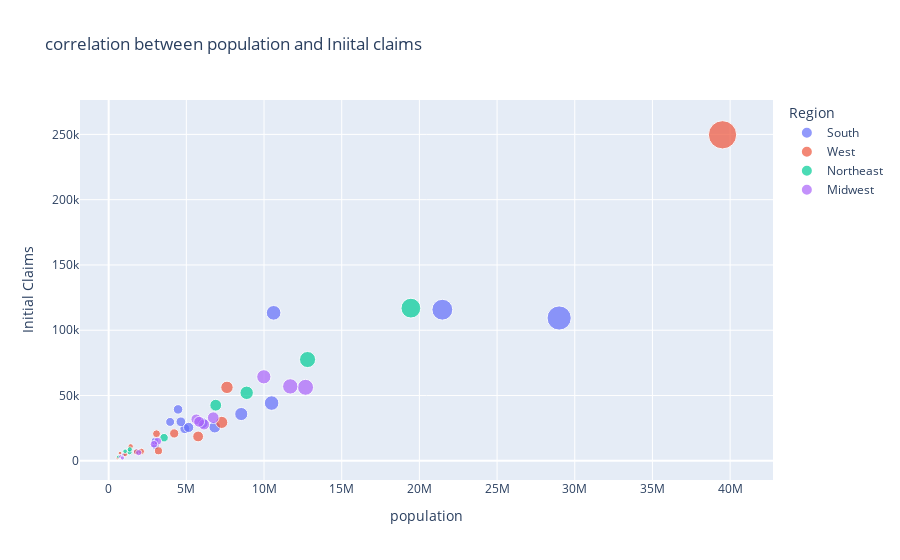

Source (notebook cell):
### Markdown cell above
## Initial Claims

### Population and claims correlations 

In the first graph, we plot the correlation between population and Initial claims from each state. 
- We see there is some sort of linear correlation, although we see there are lot of exceptions.
- For example, Georgia and North Carolina have comparable populations of just above 10 Million, yet the number of initial claims for georgia is more than twice that of North carolina.
- Also Texas, Florida, New York and Georgia have comparable number of Initial Claims despite stark difference in their population(range close to 20 M).
- California has both the highest population and highest Initial Claims.

### Code cell
px.scatter(df_statewise,y="Initial Claims",x="population",color="Region",hover_data=["State"],size="population",title="correlation between population and Iniital claims")

### Figure 1 — Plotly figure (JSON) as saved in the notebook; plotly's stock layout.template omitted (floating-point values rounded to 4 significant figures)
{"data": [{"customdata": [["Alabama"], ["Arkansas"], ["Delaware"], ["Florida"], ["Georgia"], ["Kentucky"], ["Louisiana"], ["Maryland"], ["Mississippi"], ["North Carolina"], ["Oklahoma"], ["South Carolina"], ["Tennessee"], ["Texas"], ["Virginia"], ["West Virginia"]], "hovertemplate": "Region=South<br>population=%{marker.size}<br>Initial Claims=%{y}<br>State=%{customdata[0]}<extra></extra>", "legendgroup": "South", "marker": {"color": "#636efa", "size": [4903185, 3017804, 973764, 21477737, 10617423, 4467673, 4648794, 6045680, 2976149, 10488084, 3956971, 5148714, 6829174, 28995881, 8535519, 1792147], "sizemode": "area", "sizeref": 98780.0, "symbol": "circle"}, "mode": "markers", "name": "South", "orientation": "v", "showlegend": true, "type": "scatter", "x": [4903185, 3017804, 973764, 21477737, 10617423, 4467673, 4648794, 6045680, 2976149, 10488084, 3956971, 5148714, 6829174, 28995881, 8535519, 1792147], "xaxis": "x", "y": [24590.0, 11380.0, 4597.0, 115700.0, 113300.0, 39360.0, 29870.0, 28860.0, 15030.0, 44210.0, 29750.0, 25530.0, 25790.0, 109400.0, 35800.0, 7026.0], "yaxis": "y"}, {"customdata": [["Alaska"], ["Arizona"], ["California"], ["Colorado"], ["Hawaii"], ["Idaho"], ["Montana"], ["Nevada"], ["New Mexico"], ["Oregon"], ["Utah"], ["Washington"], ["Wyoming"]], "hovertemplate": "Region=West<br>population=%{marker.size}<br>Initial Claims=%{y}<br>State=%{customdata[0]}<extra></extra>", "legendgroup": "West", "marker": {"color": "#EF553B", "size": [731545, 7278717, 39512223, 5758736, 1415872, 1787065, 1068778, 3080156, 2096829, 4217737, 3205958, 7614893, 578759], "sizemode": "area", "sizeref": 98780.0, "symbol": "circle"}, "mode": "markers", "name": "West", "orientation": "v", "showlegend": true, "type": "scatter", "x": [731545, 7278717, 39512223, 5758736, 1415872, 1787065, 1068778, 3080156, 2096829, 4217737, 3205958, 7614893, 578759], "xaxis": "x", "y": [5876.0, 29390.0, 249700.0, 18620.0, 11040.0, 6798.0, 4918, 20690.0, 7185.0, 20930.0, 7623.0, 56240.0, 2122.0], "yaxis": "y"}, {"customdata": [["Connecticut"], ["Maine"], ["Massachusetts"], ["New Hampshire"], ["New Jersey"], ["New York"], ["Pennsylvania"], ["Rhode Island"], ["Vermont"]], "hovertemplate": "Region=Northeast<br>population=%{marker.size}<br>Initial Claims=%{y}<br>State=%{customdata[0]}<extra></extra>", "legendgroup": "Northeast", "marker": {"color": "#00cc96", "size": [3565287, 1344212, 6892503, 1359711, 8882190, 19453561, 12801989, 1059361, 623989], "sizemode": "area", "sizeref": 98780.0, "symbol": "circle"}, "mode": "markers", "name": "Northeast", "orientation": "v", "showlegend": true, "type": "scatter", "x": [3565287, 1344212, 6892503, 1359711, 8882190, 19453561, 12801989, 1059361, 623989], "xaxis": "x", "y": [17670.0, 6586.0, 42570.0, 8707.0, 52050.0, 116900.0, 77540.0, 7285.0, 3061.0], "yaxis": "y"}, {"customdata": [["Illinois"], ["Indiana"], ["Iowa"], ["Kansas"], ["Michigan"], ["Minnesota"], ["Missouri"], ["Nebraska"], ["North Dakota"], ["Ohio"], ["South Dakota"], ["Wisconsin"]], "hovertemplate": "Region=Midwest<br>population=%{marker.size}<br>Initial Claims=%{y}<br>State=%{customdata[0]}<extra></extra>", "legendgroup": "Midwest", "marker": {"color": "#ab63fa", "size": [12671821, 6732219, 3155070, 2913314, 9986857, 5639632, 6137428, 1934408, 762062, 11689100, 884659, 5822434], "sizemode": "area", "sizeref": 98780.0, "symbol": "circle"}, "mode": "markers", "name": "Midwest", "orientation": "v", "showlegend": true, "type": "scatter", "x": [12671821, 6732219, 3155070, 2913314, 9986857, 5639632, 6137428, 1934408, 762062, 11689100, 884659, 5822434], "xaxis": "x", "y": [56280.0, 33000.0, 14950.0, 12660.0, 64310.0, 31790.0, 27830.0, 6220.0, 3172.0, 56950.0, 2155.0, 29850.0], "yaxis": "y"}], "layout": {"autosize": true, "legend": {"itemsizing": "constant", "title": {"text": "Region"}, "tracegroupgap": 0}, "title": {"text": "correlation between population and Iniital claims"}, "xaxis": {"anchor": "y", "autorange": true, "domain": [0, 1], "range": [-1711000.0, 42200000.0], "title": {"text": "population"}, "type": "linear"}, "yaxis": {"anchor": "x", "autorange": true, "domain": [0, 1], "range": [-16100.0, 282000.0], "title": {"text": "Initial Claims"}, "type": "linear"}}}
